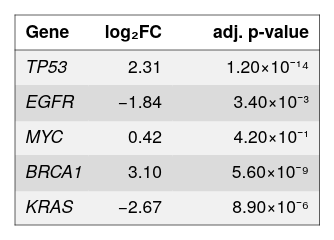

Express this chart as Vega-Lite.
### Vega-Lite specification from a JSON file in a GitHub repository (floating-point values rounded to 4 significant figures)
{"background": null, "config": {"arc": {"fill": "#DBDBDB", "fillOpacity": 1.0, "innerRadius": 25.0, "padAngle": 0.03, "stroke": "black", "strokeOpacity": 1, "strokeWidth": 0.25}, "area": {"fill": "#DBDBDB", "fillOpacity": 1.0, "stroke": "black", "strokeOpacity": 1, "strokeWidth": 0.25}, "axis": {"domain": true, "domainCap": "round", "domainColor": "black", "domainWidth": 0.25, "grid": false, "gridCap": "round", "gridColor": "#F1F1F1", "gridDash": [0, 0], "gridOpacity": 1.0, "gridWidth": 0.25, "labelColor": "black", "labelFont": "Helvetica Neue, HelveticaNeue, Helvetica, Arial, sans-serif", "labelFontSize": 7, "labelFontStyle": "normal", "labelFontWeight": 400, "offset": 0, "ticks": true, "tickCap": "round", "tickColor": "black", "tickRound": false, "tickSize": 3, "tickWidth": 0.25, "titleColor": "black", "titleFont": "Helvetica Neue, HelveticaNeue, Helvetica, Arial, sans-serif", "titleFontSize": 7, "titleFontStyle": "normal", "titleFontWeight": 400}, "axisX": {"domain": true, "labelAlign": "center", "labelAngle": 0, "labels": true, "ticks": true, "translate": 0}, "axisY": {"domain": true, "labelAlign": "right", "labelAngle": 0, "labels": true, "ticks": true, "translate": 0}, "axisRight": {"domain": true, "labelAlign": "left", "labelAngle": 0, "labels": true, "ticks": true, "translate": 0}, "axisTop": {"domain": true, "labelAlign": "center", "labelAngle": 0, "labels": true, "ticks": true, "translate": 0}, "axisBand": {"tickOffset": 0}, "bar": {"fill": "#DBDBDB", "fillOpacity": 1.0, "stroke": "black", "strokeOpacity": 1, "strokeWidth": 0.25}, "boxplot": {"size": 9.0, "ticks": {"cornerRadius": 0.25, "fill": "black", "opacity": 1, "size": 4.5, "thickness": 0.25}, "box": {"fillOpacity": 1.0, "stroke": "black", "strokeOpacity": 1, "strokeWidth": 0.25}, "median": {"cornerRadius": 0, "fill": "black", "fillOpacity": 1.0, "opacity": 1, "size": 9.0, "thickness": 0.25}, "rule": {"fill": "black", "fillOpacity": 1.0, "size": 10.0, "stroke": "black", "strokeDash": [0, 0], "strokeOpacity": 1, "strokeWidth": 0.25}, "outliers": {"color": "black", "fill": "black", "fillOpacity": 1.0, "size": 0, "stroke": "black", "strokeOpacity": 1, "strokeWidth": 0.25}}, "circle": {"fill": "black", "fillOpacity": 1.0, "size": 1.25, "stroke": null, "strokeOpacity": 1, "strokeWidth": 0.25}, "errorband": {"band": {"fillOpacity": 0.6, "stroke": null, "strokeWidth": 0.25, "strokeOpacity": 1}, "borders": {"opacity": 0, "strokeOpacity": 0.25, "strokeWidth": 1}}, "errorbar": {"opacity": 1, "rule": {"strokeDash": [0, 0], "strokeWidth": 0.25}, "ticks": {"color": "black", "cornerRadius": 0.125, "opacity": 1, "size": 6.0, "thickness": 0.25}, "thickness": 0.25}, "font": "Helvetica Neue, HelveticaNeue, Helvetica, Arial, sans-serif", "geoshape": {"fill": "#DBDBDB", "fillOpacity": 1.0, "stroke": "black", "strokeOpacity": 1, "strokeWidth": 0.25}, "header": {"labelColor": "black", "labelFont": "Helvetica Neue, HelveticaNeue, Helvetica, Arial, sans-serif", "labelFontSize": 7, "labelFontStyle": "normal", "labelFontWeight": 400, "titleColor": "black", "titleFont": "Helvetica Neue, HelveticaNeue, Helvetica, Arial, sans-serif", "titleFontSize": 7, "titleFontStyle": "normal", "titleFontWeight": 400, "titlePadding": 0}, "legend": {"disable": false, "offset": 4.5, "titlePadding": 4, "labelOffset": 2, "gradientLabelOffset": 2, "columnPadding": 4, "rowPadding": 2, "gradientLength": 50.0, "gradientThickness": 5.0, "gradientOpacity": 1.0, "gradientStrokeColor": "black", "gradientStrokeWidth": 0.25, "labelColor": "black", "labelFont": "Helvetica Neue, HelveticaNeue, Helvetica, Arial, sans-serif", "labelFontSize": 7, "labelFontStyle": "normal", "labelFontWeight": 400, "strokeColor": "black", "strokeWidth": 0, "symbolSize": 42, "symbolStrokeColor": "black", "symbolStrokeWidth": 0.25, "titleColor": "black", "titleFont": "Helvetica Neue, HelveticaNeue, Helvetica, Arial, sans-serif", "titleFontSize": 7, "titleFontStyle": "normal", "titleFontWeight": 400}, "line": {"color": "black", "stroke": "black", "strokeCap": "butt", "strokeDash": [0, 0], "strokeOpacity": 1, "strokeWidth": 0.5}, "point": {"filled": true, "fill": "#DBDBDB", "fillOpacity": 1.0, "size": 5.0, "stroke": "black", "strokeOpacity": 1, "strokeWidth": 0.25}, "range": {"category": ["#B2B2B2", "#4A7CD3", "#008542", "#664CAF", "#509F98", "#636363", "#284F93", "#005226", "#382864", "#285753"], "diverging": {"scheme": ["#443E60", "#5F597E", "#7C759B", "#9994B6", "#B7B4CC", "#D6D5DC", "#F6F6F6", "#D1DAD9", "#A4C2BF", "#7AA9A4", "#578E89", "#37736E", "#1B5954"]}, "heatmap": {"scheme": ["#440154", "#472270", "#433E82", "#38598C", "#2C728E", "#238A8D", "#24A086", "#39B578", "#5DC862", "#96D646", "#CAE02D", "#FDE724"]}, "ordinal": {"scheme": ["#F1F1F1", "#DBDBDB", "#C6C6C6", "#B2B2B2", "#9D9D9D", "#898989", "#767676", "#636363", "#515151", "#404040", "#2F2F2F", "#1F1F1F"]}, "ramp": {"scheme": ["#440154", "#472270", "#433E82", "#38598C", "#2C728E", "#238A8D", "#24A086", "#39B578", "#5DC862", "#96D646", "#CAE02D", "#FDE724"]}}, "rule": {"color": "black", "stroke": "black", "strokeCap": "round", "strokeDash": [2, 2], "strokeOpacity": 1, "strokeWidth": 0.25}, "scale": {"barBandPaddingInner": 0.1, "rectBandPaddingInner": 0, "tickBandPaddingInner": 0.1, "bandPaddingOuter": 0.1, "bandWithNestedOffsetPaddingInner": 0.2, "bandWithNestedOffsetPaddingOuter": 0.2, "offsetBandPaddingInner": 0, "offsetBandPaddingOuter": 0, "continuousPadding": 5.0, "round": false}, "rect": {"fill": "#DBDBDB", "fillOpacity": 1.0, "stroke": "black", "strokeOpacity": 1, "strokeWidth": 0.25}, "square": {"fill": "#DBDBDB", "fillOpacity": 1.0, "size": 10.0, "stroke": "black", "strokeOpacity": 1, "strokeWidth": 0.25}, "text": {"color": "black", "font": "Helvetica Neue, HelveticaNeue, Helvetica, Arial, sans-serif", "fontSize": 7, "fontStyle": "normal", "fontWeight": 400}, "tick": {"color": "black", "cornerRadius": 0.125, "opacity": 1.0, "size": 9.0, "thickness": 0.25}, "title": {"anchor": "middle", "frame": "group", "color": "black", "font": "Helvetica Neue, HelveticaNeue, Helvetica, Arial, sans-serif", "fontSize": 7, "fontStyle": "normal", "fontWeight": 400, "subtitleColor": "black", "subtitleFont": "Helvetica Neue, HelveticaNeue, Helvetica, Arial, sans-serif", "subtitleFontSize": "Helvetica Neue, HelveticaNeue, Helvetica, Arial, sans-serif", "subtitleFontStyle": "normal", "subtitleFontWeight": 400}, "trail": {"color": "black", "opacity": 1, "size": 0.5}, "view": {"continuousWidth": 100, "continuousHeight": 100, "discreteWidth": 100, "discreteHeight": 100, "fill": null, "stroke": null, "strokeWidth": 0.25}}, "layer": [{"data": {"name": "data-680ea108daf5af24563e4da49a5d090b"}, "mark": {"type": "rect", "fill": "#F1F1F1", "stroke": null, "strokeWidth": 0}, "encoding": {"x": {"value": 0}, "x2": {"value": 29.9}, "y": {"axis": null, "field": "__ytop", "scale": {"domain": [0, 84], "nice": false, "padding": 0, "range": [0, 84], "zero": false}, "type": "quantitative"}, "y2": {"field": "__ybot"}}, "transform": [{"window": [{"op": "row_number", "field": "", "as": "__rowidx"}]}, {"calculate": "14 + (datum.__rowidx - 1) * 14", "as": "__ytop"}, {"calculate": "min(14 + datum.__rowidx * 14 + 0.5, 84)", "as": "__ybot"}, {"calculate": "14 + (datum.__rowidx - 0.5) * 14", "as": "__ymid"}, {"filter": "(datum.__rowidx - 1) % 2 == 0"}]}, {"data": {"name": "data-680ea108daf5af24563e4da49a5d090b"}, "mark": {"type": "rect", "fill": "#DBDBDB", "stroke": null, "strokeWidth": 0}, "encoding": {"x": {"value": 0}, "x2": {"value": 29.9}, "y": {"axis": null, "field": "__ytop", "scale": {"domain": [0, 84], "nice": false, "padding": 0, "range": [0, 84], "zero": false}, "type": "quantitative"}, "y2": {"field": "__ybot"}}, "transform": [{"window": [{"op": "row_number", "field": "", "as": "__rowidx"}]}, {"calculate": "14 + (datum.__rowidx - 1) * 14", "as": "__ytop"}, {"calculate": "min(14 + datum.__rowidx * 14 + 0.5, 84)", "as": "__ybot"}, {"calculate": "14 + (datum.__rowidx - 0.5) * 14", "as": "__ymid"}, {"filter": "(datum.__rowidx - 1) % 2 == 1"}]}, {"data": {"name": "data-680ea108daf5af24563e4da49a5d090b"}, "mark": {"type": "rect", "fill": "#F1F1F1", "stroke": null, "strokeWidth": 0}, "encoding": {"x": {"value": 29.4}, "x2": {"value": 63.5}, "y": {"axis": null, "field": "__ytop", "scale": {"domain": [0, 84], "nice": false, "padding": 0, "range": [0, 84], "zero": false}, "type": "quantitative"}, "y2": {"field": "__ybot"}}, "transform": [{"window": [{"op": "row_number", "field": "", "as": "__rowidx"}]}, {"calculate": "14 + (datum.__rowidx - 1) * 14", "as": "__ytop"}, {"calculate": "min(14 + datum.__rowidx * 14 + 0.5, 84)", "as": "__ybot"}, {"calculate": "14 + (datum.__rowidx - 0.5) * 14", "as": "__ymid"}, {"filter": "(datum.__rowidx - 1) % 2 == 0"}]}, {"data": {"name": "data-680ea108daf5af24563e4da49a5d090b"}, "mark": {"type": "rect", "fill": "#DBDBDB", "stroke": null, "strokeWidth": 0}, "encoding": {"x": {"value": 29.4}, "x2": {"value": 63.5}, "y": {"axis": null, "field": "__ytop", "scale": {"domain": [0, 84], "nice": false, "padding": 0, "range": [0, 84], "zero": false}, "type": "quantitative"}, "y2": {"field": "__ybot"}}, "transform": [{"window": [{"op": "row_number", "field": "", "as": "__rowidx"}]}, {"calculate": "14 + (datum.__rowidx - 1) * 14", "as": "__ytop"}, {"calculate": "min(14 + datum.__rowidx * 14 + 0.5, 84)", "as": "__ybot"}, {"calculate": "14 + (datum.__rowidx - 0.5) * 14", "as": "__ymid"}, {"filter": "(datum.__rowidx - 1) % 2 == 1"}]}, {"data": {"name": "data-680ea108daf5af24563e4da49a5d090b"}, "mark": {"type": "rect", "fill": "#F1F1F1", "stroke": null, "strokeWidth": 0}, "encoding": {"x": {"value": 63.0}, "x2": {"value": 121.8}, "y": {"axis": null, "field": "__ytop", "scale": {"domain": [0, 84], "nice": false, "padding": 0, "range": [0, 84], "zero": false}, "type": "quantitative"}, "y2": {"field": "__ybot"}}, "transform": [{"window": [{"op": "row_number", "field": "", "as": "__rowidx"}]}, {"calculate": "14 + (datum.__rowidx - 1) * 14", "as": "__ytop"}, {"calculate": "min(14 + datum.__rowidx * 14 + 0.5, 84)", "as": "__ybot"}, {"calculate": "14 + (datum.__rowidx - 0.5) * 14", "as": "__ymid"}, {"filter": "(datum.__rowidx - 1) % 2 == 0"}]}, {"data": {"name": "data-680ea108daf5af24563e4da49a5d090b"}, "mark": {"type": "rect", "fill": "#DBDBDB", "stroke": null, "strokeWidth": 0}, "encoding": {"x": {"value": 63.0}, "x2": {"value": 121.8}, "y": {"axis": null, "field": "__ytop", "scale": {"domain": [0, 84], "nice": false, "padding": 0, "range": [0, 84], "zero": false}, "type": "quantitative"}, "y2": {"field": "__ybot"}}, "transform": [{"window": [{"op": "row_number", "field": "", "as": "__rowidx"}]}, {"calculate": "14 + (datum.__rowidx - 1) * 14", "as": "__ytop"}, {"calculate": "min(14 + datum.__rowidx * 14 + 0.5, 84)", "as": "__ybot"}, {"calculate": "14 + (datum.__rowidx - 0.5) * 14", "as": "__ymid"}, {"filter": "(datum.__rowidx - 1) % 2 == 1"}]}, {"data": {"values": [{"__dysonsphere__": 1}]}, "mark": {"type": "rule", "color": "black", "strokeDash": [0, 0], "strokeWidth": 0.25}, "encoding": {"x": {"value": 0}, "x2": {"value": 121.8}, "y": {"value": 14}}}, {"data": {"values": [{"__dysonsphere__": 1}]}, "mark": {"type": "rule", "color": "black", "strokeDash": [0, 0], "strokeWidth": 0.25}, "encoding": {"x": {"value": 0}, "x2": {"value": 121.8}, "y": {"value": 0}}}, {"data": {"values": [{"__dysonsphere__": 1}]}, "mark": {"type": "rule", "color": "black", "strokeDash": [0, 0], "strokeWidth": 0.25}, "encoding": {"x": {"value": 0}, "x2": {"value": 121.8}, "y": {"value": 84}}}, {"data": {"values": [{"__dysonsphere__": 1}]}, "mark": {"type": "rule", "color": "black", "strokeDash": [0, 0], "strokeWidth": 0.25}, "encoding": {"x": {"value": 0}, "y": {"value": 0}, "y2": {"value": 84}}}, {"data": {"values": [{"__dysonsphere__": 1}]}, "mark": {"type": "rule", "color": "black", "strokeDash": [0, 0], "strokeWidth": 0.25}, "encoding": {"x": {"value": 121.8}, "y": {"value": 0}, "y2": {"value": 84}}}, {"data": {"name": "data-680ea108daf5af24563e4da49a5d090b"}, "mark": {"type": "text", "align": "left", "baseline": "middle", "fontSize": 7, "fontStyle": "italic"}, "encoding": {"text": {"field": "gene", "type": "nominal"}, "x": {"value": 4.2}, "y": {"axis": null, "field": "__ymid", "scale": {"domain": [0, 84], "nice": false, "padding": 0, "range": [0, 84], "zero": false}, "type": "quantitative"}}, "transform": [{"window": [{"op": "row_number", "field": "", "as": "__rowidx"}]}, {"calculate": "14 + (datum.__rowidx - 1) * 14", "as": "__ytop"}, {"calculate": "min(14 + datum.__rowidx * 14 + 0.5, 84)", "as": "__ybot"}, {"calculate": "14 + (datum.__rowidx - 0.5) * 14", "as": "__ymid"}, {"filter": "isValid(datum['gene'])"}]}, {"data": {"name": "data-680ea108daf5af24563e4da49a5d090b"}, "mark": {"type": "text", "align": "right", "baseline": "middle", "fontSize": 7}, "encoding": {"text": {"field": "log2FC", "format": ".2f", "type": "quantitative"}, "x": {"value": 58.8}, "y": {"axis": null, "field": "__ymid", "scale": {"domain": [0, 84], "nice": false, "padding": 0, "range": [0, 84], "zero": false}, "type": "quantitative"}}, "transform": [{"window": [{"op": "row_number", "field": "", "as": "__rowidx"}]}, {"calculate": "14 + (datum.__rowidx - 1) * 14", "as": "__ytop"}, {"calculate": "min(14 + datum.__rowidx * 14 + 0.5, 84)", "as": "__ybot"}, {"calculate": "14 + (datum.__rowidx - 0.5) * 14", "as": "__ymid"}, {"filter": "isValid(datum['log2FC'])"}]}, {"data": {"name": "data-680ea108daf5af24563e4da49a5d090b"}, "mark": {"type": "text", "align": "right", "baseline": "middle", "fontSize": 7}, "encoding": {"text": {"field": "__fmt_2", "type": "nominal"}, "x": {"value": 117.6}, "y": {"axis": null, "field": "__ymid", "scale": {"domain": [0, 84], "nice": false, "padding": 0, "range": [0, 84], "zero": false}, "type": "quantitative"}}, "transform": [{"window": [{"op": "row_number", "field": "", "as": "__rowidx"}]}, {"calculate": "14 + (datum.__rowidx - 1) * 14", "as": "__ytop"}, {"calculate": "min(14 + datum.__rowidx * 14 + 0.5, 84)", "as": "__ybot"}, {"calculate": "14 + (datum.__rowidx - 0.5) * 14", "as": "__ymid"}, {"filter": "isValid(datum['padj'])"}, {"calculate": "(!isValid(datum['padj']) ? '' : datum['padj'] == 0 ? '0' : (datum['padj'] < 0 ? '−' : '') + slice(format(abs(datum['padj']), '.2e'), 0, indexof(format(abs(datum['padj']), '.2e'), 'e')) + '×10' + (+slice(format(abs(datum['padj']), '.2e'), indexof(format(abs(datum['padj']), '.2e'), 'e') + 1, length(format(abs(datum['padj']), '.2e'))) < 0 ? '⁻' : '') + replace(replace(replace(replace(replace(replace(replace(replace(replace(replace(format(abs(+slice(format(abs(datum['padj']), '.2e'), indexof(format(abs(datum['padj']), '.2e'), 'e') + 1, length(format(abs(datum['padj']), '.2e')))), 'd'), regexp('0', 'g'), '⁰'), regexp('1', 'g'), '¹'), regexp('2', 'g'), '²'), regexp('3', 'g'), '³'), regexp('4', 'g'), '⁴'), regexp('5', 'g'), '⁵'), regexp('6', 'g'), '⁶'), regexp('7', 'g'), '⁷'), regexp('8', 'g'), '⁸'), regexp('9', 'g'), '⁹'))", "as": "__fmt_2"}]}, {"data": {"values": [{"__dysonsphere__": 1}]}, "mark": {"type": "text", "align": "left", "baseline": "middle", "fontSize": 7, "fontWeight": "bold"}, "encoding": {"text": {"value": "Gene"}, "x": {"value": 4.2}, "y": {"value": 7.0}}}, {"data": {"values": [{"__dysonsphere__": 1}]}, "mark": {"type": "text", "align": "right", "baseline": "middle", "fontSize": 7, "fontWeight": "bold"}, "encoding": {"text": {"value": "log₂FC"}, "x": {"value": 58.8}, "y": {"value": 7.0}}}, {"data": {"values": [{"__dysonsphere__": 1}]}, "mark": {"type": "text", "align": "right", "baseline": "middle", "fontSize": 7, "fontWeight": "bold"}, "encoding": {"text": {"value": "adj. p-value"}, "x": {"value": 117.6}, "y": {"value": 7.0}}}], "height": 84, "resolve": {"scale": {"color": "independent"}}, "view": {"fill": null, "stroke": null}, "width": 121.8, "$schema": "https://vega.github.io/schema/vega-lite/v6.4.1.json", "datasets": {"data-680ea108daf5af24563e4da49a5d090b": [{"gene": "TP53", "log2FC": 2.31, "padj": 1.2e-14}, {"gene": "EGFR", "log2FC": -1.84, "padj": 0.0034}, {"gene": "MYC", "log2FC": 0.42, "padj": 0.42}, {"gene": "BRCA1", "log2FC": 3.1, "padj": 5.6e-09}, {"gene": "KRAS", "log2FC": -2.67, "padj": 8.9e-06}]}}
